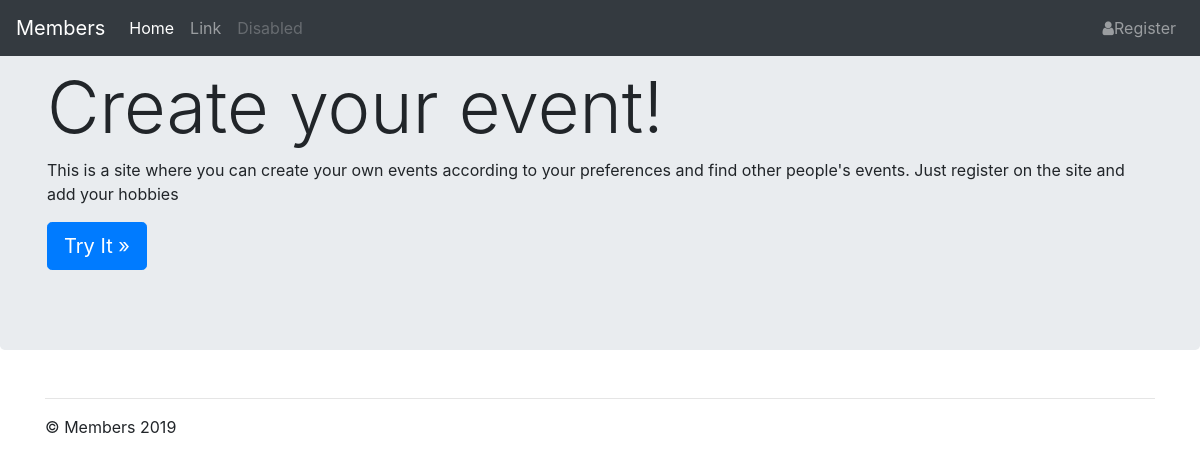
/, run on an earlier commit of the app's database.
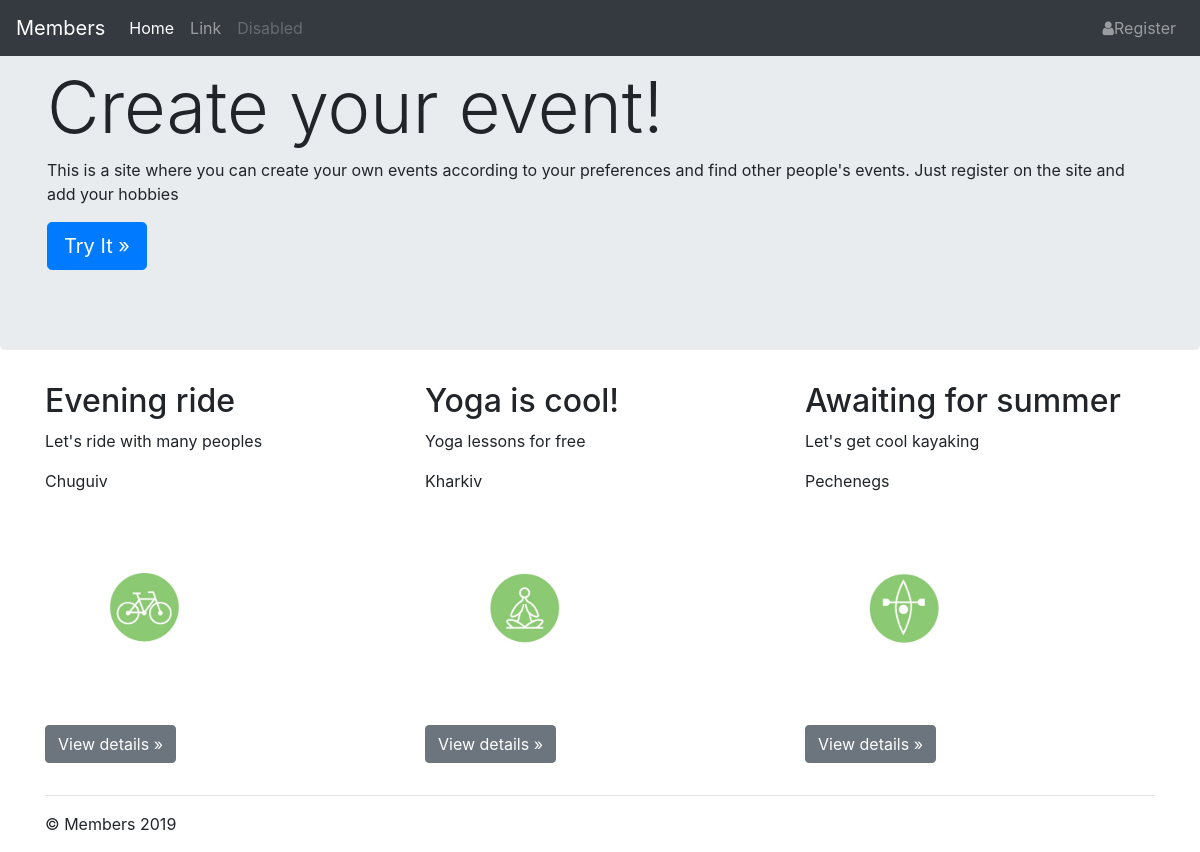
And on a later commit of the database.
### members/models.py (models this page shows)
class Event(models.Model):
    author = models.ForeignKey(
        settings.AUTH_USER_MODEL,
        on_delete=models.CASCADE,
        default=None, null=True
        )
    image = models.ImageField(upload_to='images/event_img', blank=True)
    title = models.CharField(max_length=100, null=True, blank=True)
    description = models.CharField(max_length=250, null=True, blank=True)
    date = models.DateField(null=True, blank=True)
    place = models.CharField(max_length=100, null=True, blank=True)
    hobby = models.ForeignKey(Hobby, on_delete=models.CASCADE, default=None, null=True)

### members/views.py (the view)
# urls.py: path("", views.IndexView.as_view(), name="index"),
class IndexView(ListView):
    model = Event
    template_name = 'members/index.html'
    def get_context_data(self, *, object_list=None, **kwargs):
        context = super(IndexView, self).get_context_data()
        context['page_title'] = "All events"
        return context

### members/templates/members/index.html (shortened to what this page needs)
{% extends 'members/layout.html' %}
{% block content %}
<div class="jumbotron">
    <div class="container">
      <h2 class="display-3">Create your event!</h2>
      <p>
        This is a site where you can create your own events
        according to your preferences and find other people's events.
        Just register on the site and add your hobbies
      </p>
      <p><a class="btn btn-primary btn-lg" href="#" role="button">Try It &raquo;</a></p>
    </div>
  </div>
  <div class="container">
    <div class="row">
    {% for event in object_list %}
      <div class="col-md-4">
        <h2>{{ event.title }}</h2>
        <p>{{ event.description }}</p>
        <p>{{ event.place }}</p>
        <p>
            {% load static%}
            <img style="padding-left: -10px" class="{{ event.hobby.name }} hobby-icon" src="{% static 'members/img_trans.gif' %}" width="1" height="1">
        </p>
        <p><a class="btn btn-secondary" href="#" role="button">View details &raquo;</a></p>
      </div>
    {% endfor %}
    </div>
    <hr>
  </div>
{% endblock %}

### members/templates/members/layout.html (shortened to what this page needs)
<!doctype html>
<html lang="en">
  <head>
{% load static %}
<link rel="stylesheet" type="text/css" href="{% static 'members/site.css' %}"/>
<link rel="stylesheet" type="text/css" href="{% static 'members/bootstrap.min.css' %}"/>
<link rel="stylesheet" href="https://maxcdn.bootstrapcdn.com/font-awesome/4.5.0/css/font-awesome.min.css">
  </head>
  <body>
    {% include 'members/navbar.html' %}
<main role="main">
    {% block content %}
    {% endblock %}
</main>
<footer class="container">
  <p>&copy; Members 2019</p>
</footer>
</body>
</html>

### members/templates/members/navbar.html (shortened to what this page needs)
<nav class="navbar navbar-expand-md navbar-dark fixed-top bg-dark">
    <a class="navbar-brand" href="#">Members</a>
    <div class="collapse navbar-collapse" id="navbarsExampleDefault">
      <ul class="navbar-nav mr-auto">
        <li class="nav-item active">
          <a class="nav-link" href="#">Home <span class="sr-only">(current)</span></a>
        </li>
        <li class="nav-item">
          <a class="nav-link" href="#">Link</a>
        </li>
        <li class="nav-item">
          <a class="nav-link disabled" href="#">Disabled</a>
        </li>
      </ul>
      <ul class="nav navbar-nav navbar-right">
            <li>
                <a href="#" class="nav-link">
                    <span class="fa fa-user"></span>Register
                </a>
            </li>
      </ul>
    </div>
  </nav>

### members/static/members/site.css (style rules this page uses)
.hobby-icon { width: 200px; height: 200px; transform: scale(.4); }
.bike { background: url(hobbie.jpg) -50px -517px; }
.kayak { background: url(hobbie.jpg) -337px -747px; }
.yoga { background: url(hobbie.jpg) -650px -287px; }

What changed in the data, as far as the page shows it:
added Event: title "Evening ride", description "Let's ride with many peoples", place "Chuguiv"
added Event: title "Yoga is cool!", description "Yoga lessons for free", place "Kharkiv"
added Event: title "Awaiting for summer", description "Let's get cool kayaking", place "Pechenegs"
